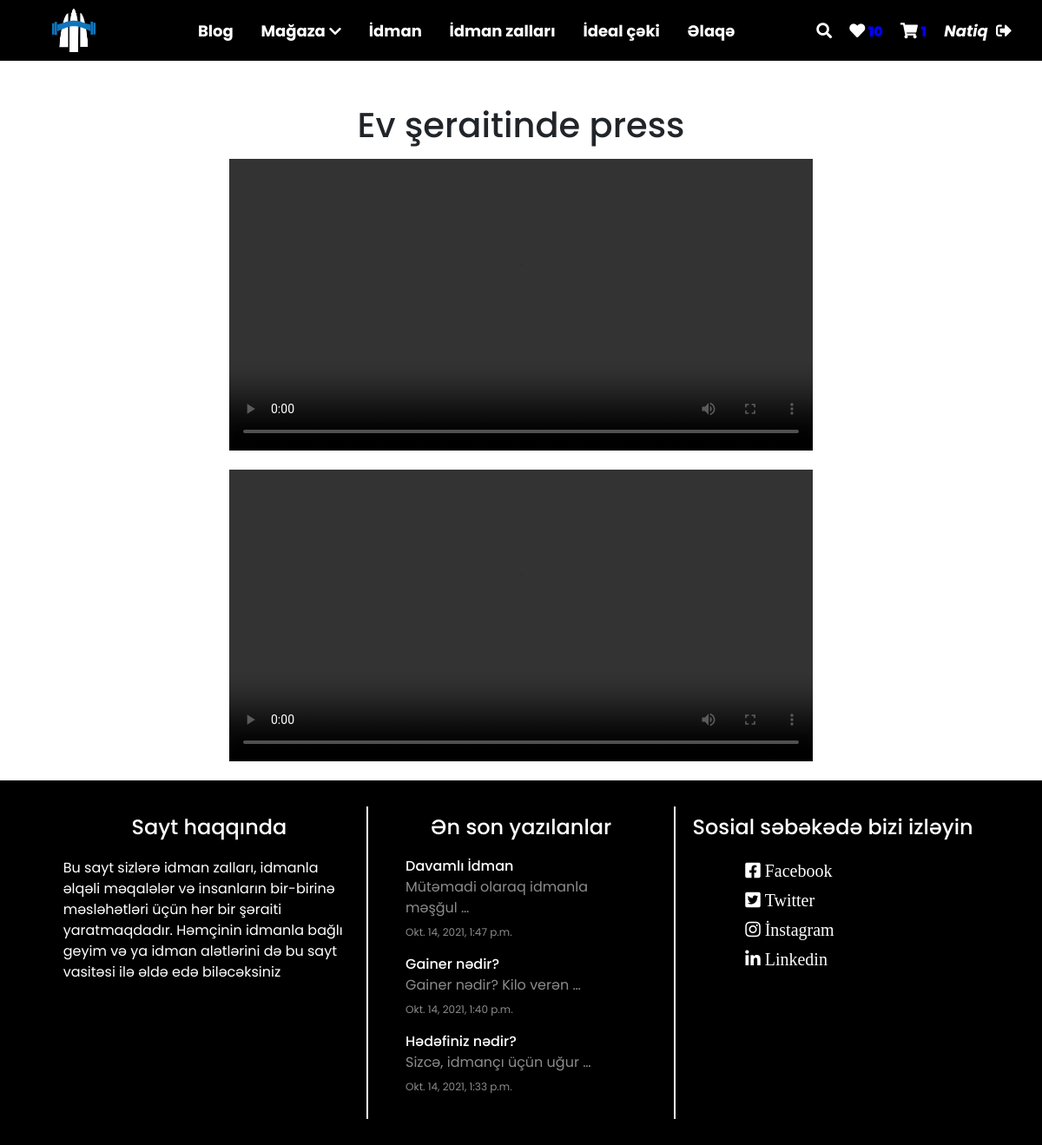
Page /sports/abdomen/ (signed in) on the committed database.
### sports/models.py (models this page shows)
class VideoSport(models.Model):
    sport = models.ForeignKey(Sport, on_delete=models.CASCADE)
    title = models.CharField(max_length=200, blank=True, null=True)
    detail = RichTextField(blank=True, null=True)
    video = models.FileField(upload_to='video/')

### article/models.py (models this page shows, shortened)
class Article(models.Model):
    author = models.ForeignKey('auth.User', on_delete=models.CASCADE)
    title = models.CharField(max_length=50)
    content = RichTextField()
    article_rate = models.PositiveIntegerField(default=0)
    article_views = models.PositiveIntegerField(default=0)
    articles_likes = models.PositiveIntegerField(default=0)
    article_images = models.FileField( null=True, verbose_name='Sekil elave edin')
    created_date = models.DateTimeField(auto_now_add=True)

### sports/views.py (the view)
# urls.py: path('<slug:slug>/', views.sport_detail, name='sport_detail'),
def sport_detail(request,slug):
    sportSlug = Sport.objects.filter(slug=slug)
    if sportSlug:
        sport = Sport.objects.get(slug=slug)
        sportVideo = VideoSport.objects.filter(sport=sport)
        return render(request, 'sport_detail.html', context={'sport':sport, 'sportVideo':sportVideo})
    else:
        return redirect('sports_index')

### article/views.py (called while the page is built)
def footer(request):
    formm = Article.objects.all().order_by('-created_date')[:3]
    random_article = Article.objects.order_by('?')[0]
    allArticles = Article.objects.all().order_by('-created_date')
    carousel = IndexCarousel.objects.all()
    return{
        'formm':formm,
        'carousel': carousel,
        'allArticles':allArticles,
        'random_article':random_article
    }

def allLikeArticles(request):
    if request.user.id:
        likeArticlenavbar = LikeArticle.objects.filter(user=request.user).order_by('-id')[:2]
        likeArticles = LikeArticle.objects.filter(user=request.user)
        return{
            'likeArticles':likeArticles,
            'likeArticlenavbar':likeArticlenavbar,
        }
    else:
        return{}

### order/models.py (called while the page is built)
    @property
    def amount(self):
        return (self.product.price * self.quantity)

### order/views.py (called while the page is built)
def theCart(request):
    if request.user.id:
        carts = ShopCart.objects.filter(user=request.user)
        shopCartsNavbar = ShopCart.objects.filter(user=request.user).order_by('-id')[:2]
        return{
            'carts':carts,
            'shopCartsNavbar':shopCartsNavbar,
        }
    return {}

### shoppings/views.py (called while the page is built)
def navbarCategory(request):
    categories = Category.objects.filter(parent__isnull=True)
    allProducts = Product.objects.all().order_by('-created_date')
    return{
        'categories':categories,
        'allProducts':allProducts,
    }

### templates/sport_detail.html
{% extends "layout.html" %}
{%  block css %}
<link rel="stylesheet" href="/static/sports.css">
{% endblock css %}
{% block body %}
<div  class='sports_detail-body'>
{% if sportVideo %}
{% for video in sportVideo %}
<div class='sport_video'>
{% if video.title %}
<h1>{{video.title}}</h1>
{% endif %}
<div class='sport-video-control'>
<video width="100%" height="auto" controls>
  <source src="{{video.video.url}}" type="video/mp4">
</video>
</div>
</div>
{% endfor %}
{% endif %}
</div>
{% endblock %}

### templates/includes/navbar.html (shortened to what this page needs)
{% load static %}
<div id="navbar">
      <div class="logo">
          <a href="/">
                <img style='width:50px; height:50px' src="{% static '../media/Logo.png' %} " alt="sekil">
          </a>
      </div>
            <ul id='kecidler' class="kecidler" >
                <li>
                    <a class='kecidler-a' href="/article/allarticle/">Blog</a>
                </li>
                <li class="dropdown">
                    <a class='kecidler-a' href="/shoppings/">Mağaza</a>
                    <i class="fas fa-chevron-down"></i>
                </li>
                <li>
                    <a  class='kecidler-a' href="/sports">İdman</a>
                </li>
                <li>
                    <a class='kecidler-a' href="/gymCenter">İdman zalları</a>
                </li>
                <li>
                    <a class='kecidler-a' href="/idealceki">İdeal çəki</a>
                </li>
                <li>
                    <a class='kecidler-a' href="/contact">Əlaqə</a>
                </li>
            </ul>
        <ul class="icons">
            <li class='search' >
                     <i id='search' class="fas fa-search"></i>
            </li>
        {% if likeArticles %}
            <li class="dropdown1" href="/article/likeArticles">
                <a class='a-href-for-icon' href="/article/likeArticles">
                    <i class="fas fa-heart"></i>
                </a>
            <small class='cartlength'>{{likeArticles|length}}</small>
            </li>
                {% else %}
                <li class="dropdown1" href="">
                <i class="far fa-heart"></i>
                </li>
                    {% endif %}
                {% if carts %}
                <li class="dropdown1" href="/order">
                <a class='a-href-for-icon' href="/order">
                    <i class="fas fa-shopping-cart"></i>
                </a>
            <small class='cartlength'>{{carts|length}}</small>
                    </li>
                    {% else %}
                    <li class="dropdown1" href="">
                    <i class="fas fa-shopping-cart"></i>
                    </li>
                    {% endif %}
            <li class=' navbar-user'>
            {% if request.user.is_authenticated %}
                <a  href="/article/userDashboard">
                <i >
                    {{ request.user.first_name }}
                </i>
            </a>
                <a class='ml-1' href="/user/logout">
                    <i class="fas fa-sign-out-alt"></i>
                </a>
            {% else %}
            <a href="/user/login">
                <i   class="m-lg-1 far fa-user"></i>
            </a>
            {% endif %}
            </li>
    </div>

### templates/includes/footer.html
 <div class="footer">
    <div class="footer-inner">
    <div class="footer-left">
        <h4>Sayt haqqında</h4>
        <p>Bu sayt sizlərə idman zalları, idmanla əlqəli məqalələr və insanların
            bir-birinə məsləhətləri üçün hər bir şəraiti yaratmaqdadır. Həmçinin
        idmanla bağlı geyim və ya idman alətlərini də bu sayt vasitəsi ilə
        əldə edə biləcəksiniz</p>
    </div>
    <div class="footer-center">
        <h4>Ən son yazılanlar</h4>
    <div class="footer-center-articles">
        {% for i in formm %}
                <div class="footer-center-article">
                <a href="/article/viewArticle/{{ i.id }}">
                <h6 style="margin-bottom: 0; margin-top: 8px">{{ i.title | truncatewords:4| safe }}</h6>
                <small id='footer-small'>{{ i.content| truncatewords:4| safe }}  </small>
                </a>
                <small id='footer-small-date'>{{ i.created_date }}</small>
                </div>
        {% endfor %}
    </div>
    </div>
    <div class="footer-right">
        <div>
            <h4>Sosial səbəkədə bizi izləyin</h4>
            <div class="footer-social">
                <a href="https://www.facebook.com/codersaz/">
                    <i class="fab fa-facebook-square"> Facebook</i>
                </a>
                <a href="https://twitter.com/">
                    <i class="fab fa-twitter-square"> Twitter</i>
                </a>
                <a href="https://www.instagram.com/codersazerbaijan">
                    <i class="fab fa-instagram"> İnstagram</i>
                </a>
                <a href="https://az.linkedin.com/company/codersazerbaijan">
                    <i class="fab fa-linkedin"> Linkedin</i>
                </a>
            </div>
        </div>
    </div>
    </div>
</div>

### static/navbar.css (style rules this page uses)
#navbar { width: 100%; position: sticky ; top: 0; padding: 10px 5px; z-index: 999999999; background-color: #000000; display: flex; text-align: center; justify-content: space-evenly; align-items: center; }
.logo { width: 10%; }
.kecidler { display: flex; width: 60%; justify-content: space-evenly; align-items: center; margin-bottom: 0 !important; }
.kecidler>li { color: #ffffff; }
.kecidler>li>a { color: #ffffff; font-size: 18px; font-weight: bold; }
.icons { margin-bottom: 0 !important; display: flex; justify-content: space-evenly; align-items: center; }
.icons>li, .icons>a, .icons>i { color: #ffffff ; font-size: 18px; font-weight: bold; padding: 10px; }
.icons a>i { color: white !important; }
.dropdown { position: relative; }
.cartlength { color: blue; font-weight: bolder; }
.dropdown1 { position: relative; }
.fa-sign-out-alt { margin-left: 5px; }
.search { position: relative; cursor: pointer; }

### static/sports.css (style rules this page uses)
.sports_detail-body { margin-top: 50px; }
.sport_video>h1 { text-align: center; }
.sport_video { margin: 0 auto; width: 80%; }
.sport-video-control { margin: 15px auto; width: 70%; }

### static/style.css (style rules this page uses)
* { margin: 0; padding: 0; box-sizing: border-box !important; list-style: none; text-decoration: none !important; font-family: 'Poppins', sans-serif; }
.footer { background-color: black; padding: 30px 0; }
.footer-inner { width: 90%; margin: 0 auto; display: flex; flex-wrap: wrap; justify-content: space-evenly; }
.footer { color: white !important; }
.footer-left,.footer-center,.footer-right { width: 33%; padding: 10px; }
.footer-center-article { width: 80%; margin: 0 auto; }
.footer-center-article small { color: #8d8b8b; }
#footer-small { display: block; margin: 3px 0; font-size: 16px; }
#footer-small-date { font-size: 12px; }
.footer-social { display: flex; flex-wrap: wrap; width: 60%; margin: 0 auto; }
.footer-social>a { width: 100%; margin: 5px 0; }
.footer-social>a>i { font-size: 20px; }
.footer * { color: white; }
.footer h4 { text-align: center; margin-bottom: 20px; }
.footer-center { border-left: 2px solid white; border-right: 2px solid white ; }

### rows in the picture
VideoSport: title "Ev şeraitinde press"
Article: title "Davamlı İdman", content "Mütəmadi olaraq idmanla məşğul …", created_date "Okt. 14, 2021, 1:47 p.m."
Article: title "Gainer nədir?", content "Gainer nədir? Kilo verən …", created_date "Okt. 14, 2021, 1:40 p.m."
Article: title "Hədəfiniz nədir?", content "Sizcə, idmançı üçün uğur …", created_date "Okt. 14, 2021, 1:33 p.m."

### other values in the picture
{{ likeArticles|length }} "10"
{{ carts|length }} "1"
{{ request.user.first_name }} "Natiq"
